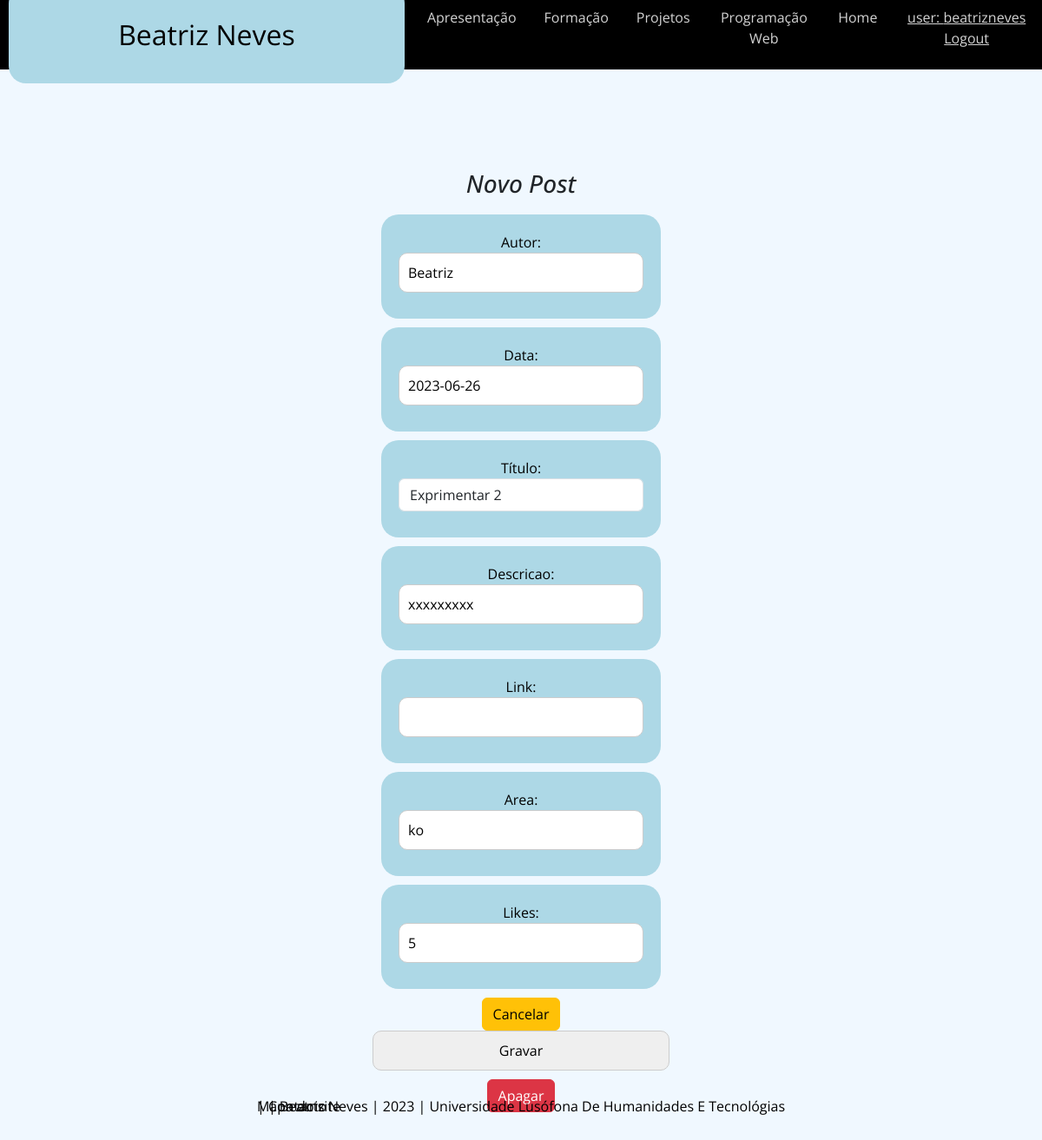
Screenshot of /edita/3/ (signed in) with the database file from the repository.
### portfolio/models.py (models this page shows, shortened)
class Post(models.Model):
    autor = models.CharField(max_length=100, default='Desconhecido')
    data = models.DateField(default=timezone.now())
    titulo = models.CharField(max_length=100,default='Nenhuma descrição')
    descricao = models.CharField(max_length=100, default='')
    link = models.URLField(blank=True, null=True)
    area = models.CharField(max_length=100, default='LifeStyle')
    likes = models.IntegerField(default=0)

### portfolio/views.py (the view)
# urls.py: path('edita/<int:post_id>/', views.editar_page_view, name='edita'),
@login_required
def editar_page_view(request, post_id):
    post = Post.objects.get(pk=post_id)
    form = PostForm(request.POST or None, instance=post)
    if form.is_valid():
        form.save()
        return HttpResponseRedirect(reverse('home'))
    context = {'form': form, 'post_id': post_id}
    return render(request, 'portfolio/edita.html', context)

### portfolio/forms.py
class PostForm(ModelForm):
    class Meta:
        model = Post
        fields = '__all__'
        widgets = {
            'titulo': forms.TextInput(attrs={'class': 'form-control', 'placeholder': 'descrição da tarefa...'}),
            'prioridade': forms.NumberInput(attrs={'class': 'form-control', 'max': 3, 'min': 1}),
        }
        labels = {
            'titulo': 'Título',
            'concluido': 'Concluída',
        }

### portfolio/templates/portfolio/edita.html (shortened to what this page needs)
{% extends 'portfolio/layout.html' %}
{% block main %}
   <h3>Novo Post</h3>
<form  action="{% url 'portfolio:edita' post_id  %}" method="POST">
    {{ form.as_p }}
     <a href="{% url 'portfolio:home' %}" role="button" class="btn btn-warning">Cancelar</a>
    <input type="submit" value="Gravar">
     <a href="{% url 'portfolio:apaga' post_id %}" role="button" class="btn btn-danger">Apagar</a>
</form>
{% endblock %}

### portfolio/templates/portfolio/layout.html (shortened to what this page needs)
<!DOCTYPE html>
<html lang="en">
<head>
    <link href="https://cdn.jsdelivr.net/npm/bootstrap@5.3.0/dist/css/bootstrap.min.css" rel="stylesheet">
    {% load static %}
    <link rel="stylesheet" href="{% static 'portfolio/css/estilos.css' %}">
</head>
<body>
    <header class="jumbotron text-center">
            <div>Beatriz Neves</div>
       <nav>
         <a href="{% url 'portfolio:apresentacao' %}">Apresentação</a>
         <a href="{% url 'portfolio:formacao' %}">Formação</a>
         <a href="{% url 'portfolio:projetos' %}">Projetos</a>
         <a href="{% url 'portfolio:competencias' %}">Programação Web</a>
         <a href="{% url 'portfolio:home' %}">Home</a>
           <p>
               {% if request.user.is_authenticated %}
                user: {{request.user}}
                 <a href="{% url 'portfolio:logout' %}">Logout</a>
                 {% else %}
                <a href="{% url 'portfolio:login' %}">Login</a>
               {% endif %}
           </p>
       </nav>
    </header>
    <main class="container text-center">
        {% block main %}
        {% endblock main %}
    </main>
    <footer >
       <a href="{% url 'portfolio:home' %}">Mapa do site</a> |
       <a href="{% url 'portfolio:apresentacao' %}">Contacto</a> |
          Beatriz Neves |
           2023 |
          Universidade Lusófona De Humanidades E Tecnológias
     </footer>
</body>
</html>

### portfolio/static/portfolio/css/estilos.css (style rules this page uses)
* { padding: 0; margin: 0; box-sizing:border-box; font-family: 'Open Sans', sans-serif; }
body { background-color: #F0F8FF; }
header { height: 10vh; background: black; color: lightgray; top: 0; display:flex; justify-content: space-between; align-items: center; }
header div { font-size: 2em; padding: 1em; }
header nav { display:flex; justify-content: flex-end; }
nav a { padding: 0 1em; text-decoration: none; font-size: 1rem; color: lightgray; }
nav p { text-decoration: underline; }
main { width: 50px; padding: 15px; border-radius: 20px; display: flex; flex-direction: column; align-items: center; justify-content: center; margin-left: auto; margin-right: auto; margin-top: 100px; }
main p { text-align: center; padding: 20px; margin: 10px; color: black; background-color: lightblue; border-radius: 20px; }
div { text-align: center; padding: 20px; margin: 10px; color: black; background-color: lightblue; border-radius: 20px; width:500px; justify-content: center; align-items: center; }
footer { position:fixed; bottom: 30px; width: 100%; color: black; text-align: center; text-width: bold; }
footer a { position:fixed; text-decoration: none; color: black; }
input { width: 100%; padding: 10px; margin-bottom: 10px; border: 1px solid #ccc; border-radius: 10px; }
form { margin-bottom: 20px; }
h3 { font-style: italic; }

### rows the page displays
Post: autor "Beatriz", data "2023-06-26", titulo "Exprimentar 2", descricao "xxxxxxxxx", area "ko", likes "5"

### other values shown
{{ request.user }} "beatrizneves"
